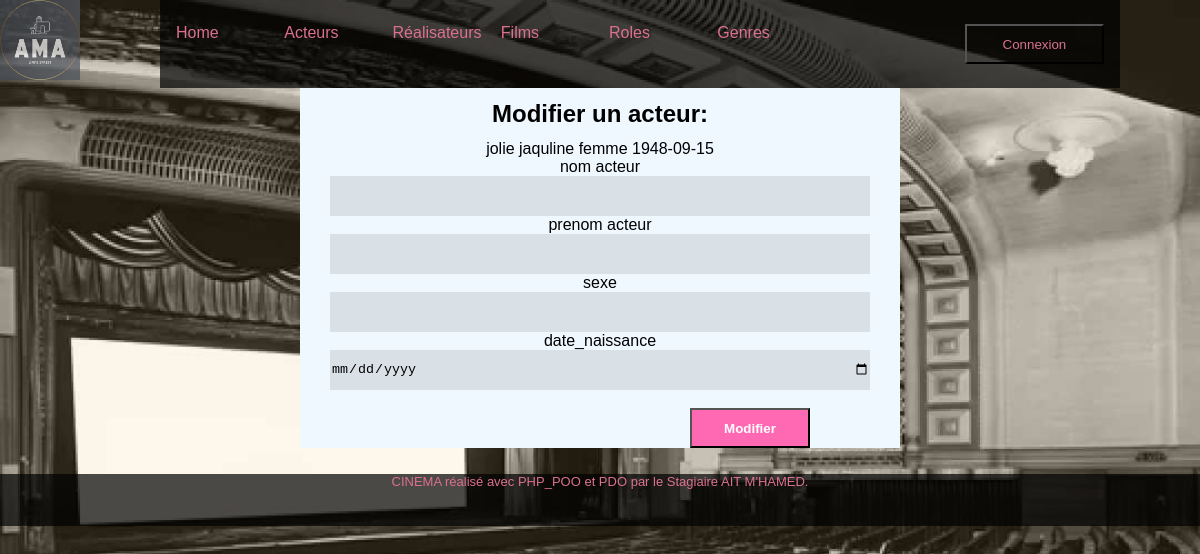
The page /index.php?action=modifieracteurFormulaire&id=1 on the database its author committed.
### tables this page shows
CREATE TABLE IF NOT EXISTS `acteur` (
  `id_acteur` int(11) NOT NULL AUTO_INCREMENT,
  `nom_acteur` varchar(50) NOT NULL,
  `prenom_acteur` varchar(50) NOT NULL,
  `sexe` char(50) NOT NULL DEFAULT '',
  `date_naissance` date NOT NULL,
  PRIMARY KEY (`id_acteur`)
);

### controllers/ActeurController.php (called while the page is built, shortened)
<?php
require_once 'controllers/DAO.php';
class ActeurController{
    public function modifierActeurFormulaire($id){
    $dao= new DAO();
    $sql= "SELECT id_acteur, nom_acteur, prenom_acteur, sexe, date_naissance from acteur where id_acteur= :id";
    $param=[':id'=>$id];
    $acteur= $dao->executerRequete($sql, $param);
    require "views/vues/acteurs/modifieracteurFormulaire.php";
  }
}

### controllers/DAO.php (called while the page is built, shortened)
<?php
class DAO{
    private $bdd;
    public function __construct(){
        $this->bdd = new PDO('mysql:host=localhost;dbname=cinema;charset=utf8', 'root', '');
    }
    public function executerRequete($sql, $params = NULL){
        if ($params == NULL){
            $resultat = $this->bdd->query($sql);
        }else{
            $resultat = $this->bdd->prepare($sql);
            $resultat->execute($params);
        }
        return $resultat;
    }
}

### views/vues/acteurs/modifierActeurformulaire.php (the view, shortened to what this page needs)
<?php
$acteur1 = $acteur->fetch();
?>
<h2>Modifier un acteur:</h2>
<div>
    <form class="formulaire" action="index.php?action=modifieracteur" method="post">
        <div><span> <?= $acteur1['nom_acteur']. " " .$acteur1['prenom_acteur']. " " .$acteur1['sexe']. " ".$acteur1['date_naissance']; ?></span></div>
        <div class="saisie">
            <label for="nom_acteur">nom acteur</label><br>
            <input type="text" name="nom_acteur" class="form-control" id="nom_acteur " ><br>
            <label for="nom_acteur">prenom acteur</label><br>
            <input type="text" name="prenom_acteur" class="form-control" id="prenom_acteur " ><br>
            <label for="nom_acteur">sexe</label><br>
            <input type="text" name="sexe" class="form-control" id="sexe " ><br>
            <label for="nom_acteur">date_naissance</label><br>
            <input type="date" name="date_naissance" class="form-control" id="date_naissance " ><br>
            <input type="hidden" name="id_acteur" class="form-control" id="id_acteur "value="<?= $acteur1['id_acteur']?>" ><br>
        </div>
        <div class ="button_submit">
            <a href="index.php?action=listacteurs"><button type="submit" id="send">Modifier</button></a><br>
        </div>
    </form>
</div>
<?php
require "views\layouts\Template.php";

### contenu/css/style.css (style rules this page uses)
* { box-sizing: border-box; }
html, body { height: 100vh; margin: 0; padding: 0; }
body { width: 100%; display: table; color: white; background-image: url('/cinePOO/contenu/img/cine.jpg'); background-size: cover; font-family: 'Futura-Medium', 'Futura', 'Trebuchet MS', sans-serif; }
a { width: 50%; height: 30px; text-decoration: none; color: palevioletred; }
h2 { background-color: aliceblue; margin: auto; width: 50%; padding: 0.5em 0; }
.form-control { width: 50%; height: 100%; }
.formulaire { width: 50%; margin: auto; background-color: aliceblue; }
.formulaire input { width: 90%; height: 40px; background-color: rgb(128, 128, 128, 0.2); border: 0.1px; }
.formulaire #send { width: 20%; height: 40px; margin-left: 50%; color: white; font-weight: bolder; cursor:pointer; background-color: hotpink; }

### rows shown on the page
acteur: nom_acteur "jolie", prenom_acteur "jaquline", sexe "femme", date_naissance "1948-09-15"
